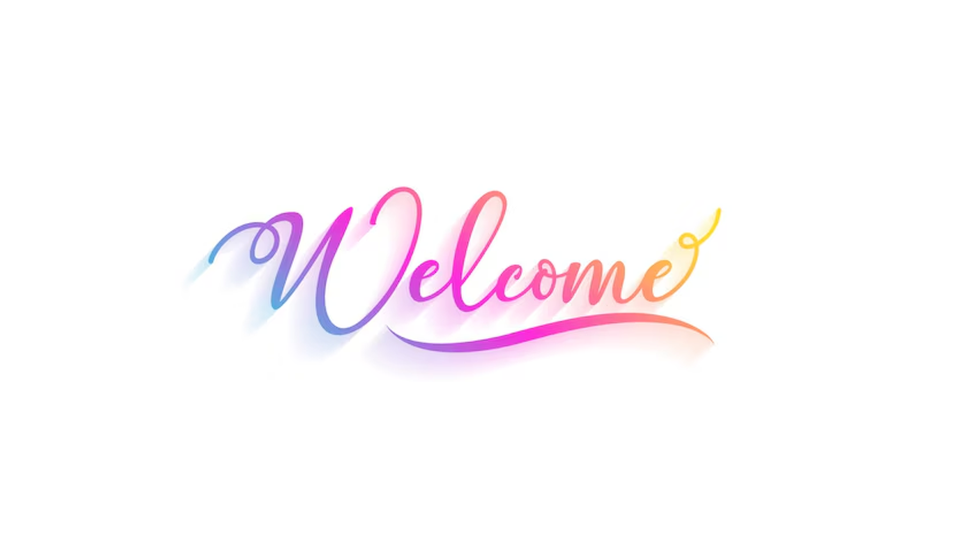
#> input picture tv_media/welcome.png, 1920 x 1080 px (shown at 1/2 size)
$ python build_tv_media.py ../tv_media/welcome.png
#> lines starting #> are read from the running program, lines starting #| are printed output that depends on the picture
#!/usr/bin/env python3
"""Turn an image into a TV-ready animated video for Q's TV layer (laptop only: needs Pillow and ffmpeg).

    python3 scripts/build_tv_media.py IMAGE [--out tv_media/welcome.mp4] [--secs 12] [--bg white]

The image (any format Pillow reads, AVIF included) is centred on a 16:9 canvas in its own background colour, then
encoded as H.264 1920x1080 30 fps with a fade in from the background, a slow zoom, and a fade out at the end.
This is the format the office Samsung plays reliably over DLNA (the photo viewer is the flaky path).
Also writes a still 1920x1080 PNG next to the video (same name, .png) for --image use.
"""
import argparse
import os
import subprocess
import sys
import tempfile

from PIL import Image


def corner_colour(im):
    """The image's background: the most common colour among its four corners."""
    w, h = im.size
    px = [im.getpixel(p) for p in ((0, 0), (w - 1, 0), (0, h - 1), (w - 1, h - 1))]
    return max(set(px), key=px.count)


def main():
    ap = argparse.ArgumentParser()
    ap.add_argument("image")
    ap.add_argument("--out", default=os.path.join(os.path.dirname(os.path.dirname(os.path.abspath(__file__))), "tv_media", "welcome.mp4"))
    ap.add_argument("--secs", type=float, default=12.0, help="video length (default 12 s)")
    ap.add_argument("--zoom", type=float, default=0.08, help="how much it grows over the clip (default 0.08 = 8%%)")
    ap.add_argument("--fill", type=float, default=0.75, help="share of the screen width the image takes (default 0.75)")
    ap.add_argument("--bg", default=None, help="canvas colour, e.g. white or #102030 (default: the image's corner colour)")
    a = ap.parse_args()

    im = Image.open(a.image).convert("RGB")
#> im is the input picture: PIL image 1920x1080 RGB; mean R, G, B 253.4, 249.3, 252.1
    bg = a.bg or corner_colour(im)
#> in corner_colour, `px = [im.getpixel(p) for p in ((0, 0), (w - 1, 0), (0, h - 1), (w - 1,..`: px = [(255, 255, 255), (255, 255, 255), (255, 255, 255), (255, 255, 255)]
#> bg = (255, 255, 255)
    W, H = 3840, 2160                                   # build at 4K so the zoom has no visible stepping at 1080p
    scale = min(W * a.fill / im.width, H * 0.85 / im.height)
#> scale = 1.5
    art = im.resize((round(im.width * scale), round(im.height * scale)), Image.LANCZOS)
    canvas = Image.new("RGB", (W, H), bg)
#> canvas: PIL image 3840x2160 RGB; every value is 255
    canvas.paste(art, ((W - art.width) // 2, (H - art.height) // 2))
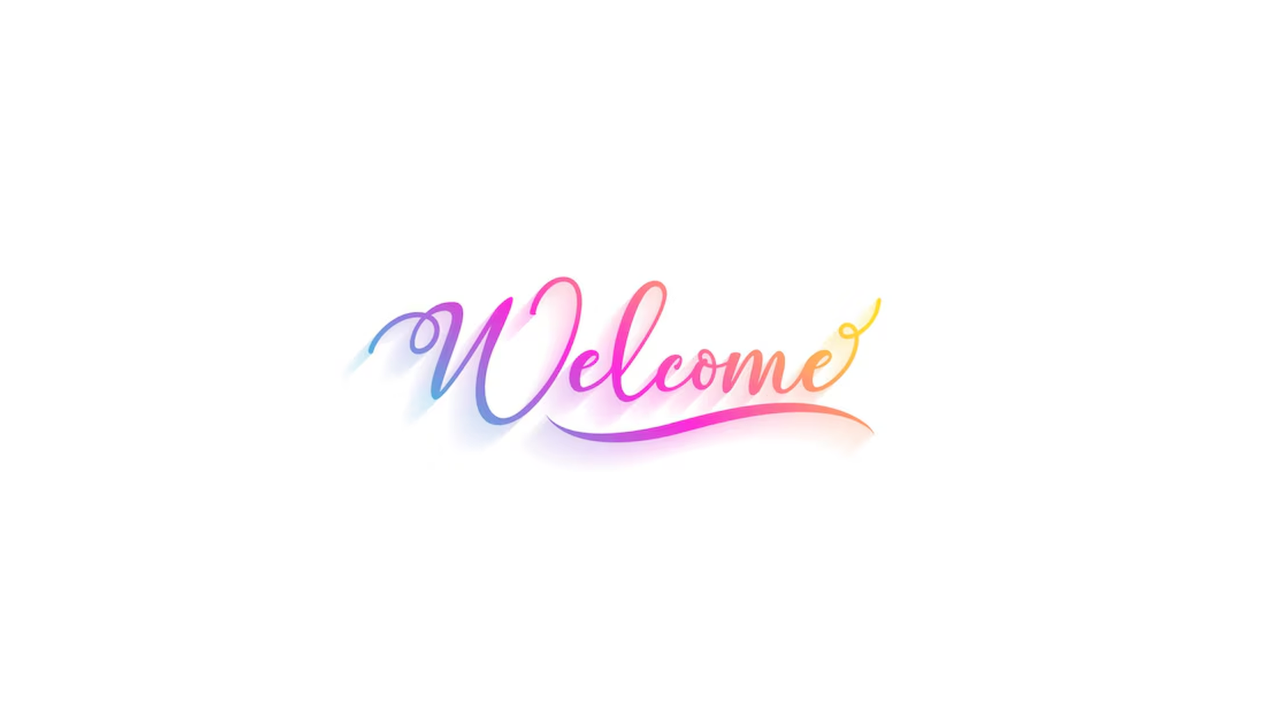
#> canvas: PIL image 3840x2160 RGB (shown at 1/3 size); mean R, G, B 254.1, 251.8, 253.4

    os.makedirs(os.path.dirname(os.path.abspath(a.out)), exist_ok=True)
    still = os.path.splitext(a.out)[0] + ".png"
    canvas.resize((1920, 1080), Image.LANCZOS).save(still)

    fps, n = 30, int(round(a.secs * 30))
    hexbg = bg if isinstance(bg, str) else "0x%02x%02x%02x" % bg
#> hexbg = '0xffffff'
    with tempfile.TemporaryDirectory() as tmp:
        src = os.path.join(tmp, "canvas.png")
        canvas.save(src)
        vf = ("zoompan=z='1+%f*on/%d':x='iw/2-(iw/zoom/2)':y='ih/2-(ih/zoom/2)':d=%d:s=1920x1080:fps=%d,"
              "fade=t=in:st=0:d=1.2:color=%s,fade=t=out:st=%.2f:d=1:color=%s,format=yuv420p"
              % (a.zoom, n, n, fps, hexbg, a.secs - 1.0, hexbg))
        cmd = ["ffmpeg", "-y", "-loglevel", "error", "-loop", "1", "-framerate", str(fps), "-i", src, "-vf", vf,
               "-frames:v", str(n), "-c:v", "libx264", "-preset", "medium", "-crf", "18", "-profile:v", "high",
               "-level", "4.1", "-pix_fmt", "yuv420p", "-movflags", "+faststart", a.out]
#> cmd = 29 items, first 6: 'ffmpeg', '-y', '-loglevel', 'error', '-loop', '1'
        if subprocess.call(cmd) != 0:
            sys.exit("ffmpeg failed")
    print("video: %s (%d KB, %.0f s)\nstill: %s" % (a.out, os.path.getsize(a.out) // 1024, a.secs, still))


if __name__ == "__main__":
    main()
#> (the call stopped at in main, `if subprocess.call(cmd) != 0:`: subprocess is not available in this run)
